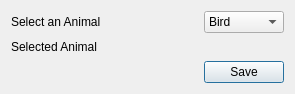
<?xml version="1.0" encoding="UTF-8"?>
<ui version="4.0">
 <class>Dialog</class>
 <widget class="QDialog" name="Dialog">
  <property name="geometry">
   <rect>
    <x>0</x>
    <y>0</y>
    <width>295</width>
    <height>94</height>
   </rect>
  </property>
  <property name="windowTitle">
   <string>Pick An Animal</string>
  </property>
  <layout class="QVBoxLayout" name="verticalLayout">
   <item>
    <layout class="QGridLayout" name="gridLayout">
     <item row="0" column="0">
      <widget class="QLabel" name="labelAnimalInput">
       <property name="text">
        <string>Select an Animal</string>
       </property>
      </widget>
     </item>
     <item row="0" column="1">
      <widget class="QComboBox" name="comboBoxAnimal">
       <item>
        <property name="text">
         <string>Bird</string>
        </property>
       </item>
       <item>
        <property name="text">
         <string>Cat</string>
        </property>
       </item>
       <item>
        <property name="text">
         <string>Dog</string>
        </property>
       </item>
       <item>
        <property name="text">
         <string>Fish</string>
        </property>
       </item>
       <item>
        <property name="text">
         <string>Lizard</string>
        </property>
       </item>
      </widget>
     </item>
     <item row="1" column="0">
      <widget class="QLabel" name="labelAnimalOutput">
       <property name="text">
        <string>Selected Animal</string>
       </property>
      </widget>
     </item>
     <item row="2" column="0">
      <spacer name="horizontalSpacer">
       <property name="orientation">
        <enum>Qt::Orientation::Horizontal</enum>
       </property>
       <property name="sizeHint" stdset="0">
        <size>
         <width>40</width>
         <height>20</height>
        </size>
       </property>
      </spacer>
     </item>
     <item row="2" column="1">
      <widget class="QPushButton" name="pushButtonSave">
       <property name="text">
        <string>Save</string>
       </property>
      </widget>
     </item>
    </layout>
   </item>
  </layout>
 </widget>
 <resources/>
 <connections/>
</ui>
